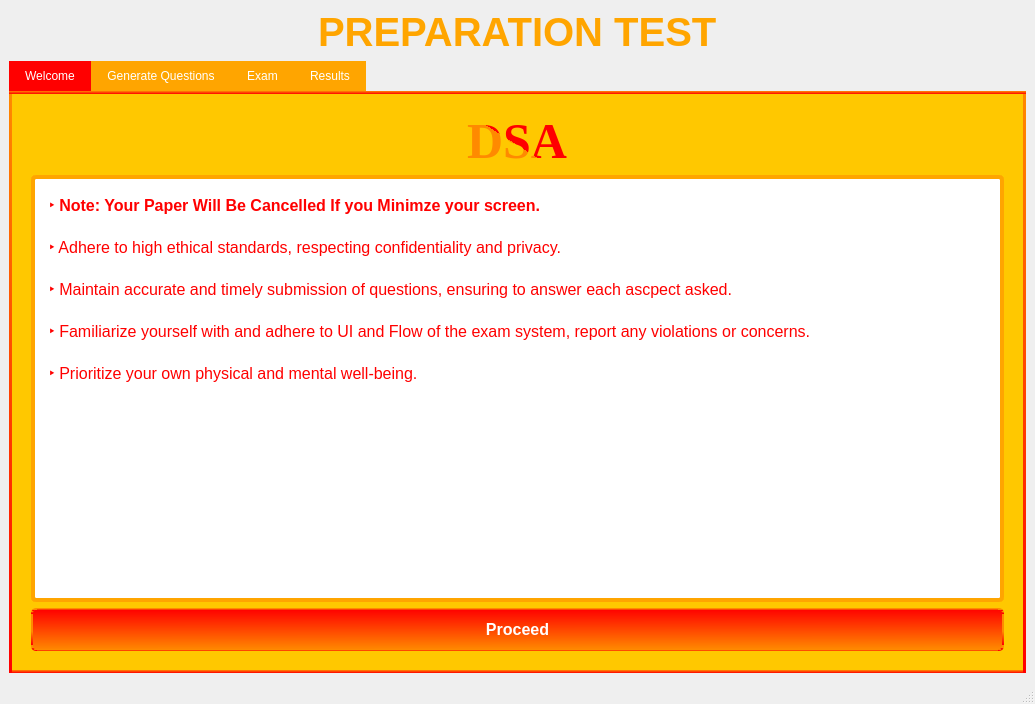
<?xml version="1.0" encoding="UTF-8"?>
<ui version="4.0">
 <class>MainWindow</class>
 <widget class="QMainWindow" name="MainWindow">
  <property name="geometry">
   <rect>
    <x>0</x>
    <y>0</y>
    <width>1035</width>
    <height>704</height>
   </rect>
  </property>
  <property name="windowTitle">
   <string>MainWindow</string>
  </property>
  <widget class="QWidget" name="centralwidget">
   <layout class="QGridLayout" name="gridLayout_5">
    <item row="0" column="0" alignment="Qt::AlignHCenter">
     <widget class="QLabel" name="label">
      <property name="font">
       <font>
        <family>Segoe UI</family>
        <pointsize>-1</pointsize>
        <bold>true</bold>
       </font>
      </property>
      <property name="styleSheet">
       <string notr="true">QLabel {
    color: orange;
    font-size: 40px; 
    font-weight: bold;
    font-family: 'Segoe UI', Tahoma, Geneva, Verdana, sans-serif; 
}

QLabel:hover {
    color:red;
    text-decoration: underline; 
    cursor: pointer; 
}

QLabel {
    text-shadow: 2px 2px 4px rgba(0, 0, 0, 0.3); =-
}
</string>
      </property>
      <property name="text">
       <string>PREPARATION TEST</string>
      </property>
     </widget>
    </item>
    <item row="1" column="0">
     <widget class="QTabWidget" name="tabWidget">
      <property name="styleSheet">
       <string notr="true">QTabWidget {
    ; /* Set the background color to a shade of blue */
	background-color: qlineargradient(spread:pad, x1:0.551545, y1:0, x2:0.500136, y2:1, stop:0 rgba(255, 138, 0, 255), stop:1 rgba(255, 0, 0, 255));
    color: #ffffff; /* Set the text color to white */
    /* Set the font family */
	font: italic 11pt &quot;Harlow Solid Italic&quot;;
}

/* Apply styles to the individual tabs */
QTabBar::tab {
    background-color:orange; /* Set the background color for each tab */
    color: #ffffff; /* Set the text color for each tab */
    padding: 8px 16px; /* Add padding to the tabs for better spacing */
}

/* Apply styles to the selected tab */
QTabBar::tab:selected {
    background-color:red; /* Set a different color for the selected tab */
}

/* Apply styles to the content area of the tabs */
QTabWidget::pane {
    border: 3px solid qlineargradient(spread:pad, x1:0.551545, y1:0, x2:0.500136, y2:1, stop:0 rgba(255, 138, 0, 255), stop:1 rgba(255, 0, 0, 255)); /* Add a border around the content area */
    background-color: rgb(255, 200, 0); /* Set the background color for the content area */
    padding: 10px; /* Add padding to the content area for better spacing */
}
</string>
      </property>
      <property name="currentIndex">
       <number>0</number>
      </property>
      <property name="elideMode">
       <enum>Qt::ElideNone</enum>
      </property>
      <widget class="QWidget" name="tab_5">
       <attribute name="title">
        <string>Welcome</string>
       </attribute>
       <layout class="QGridLayout" name="gridLayout">
        <item row="2" column="0">
         <widget class="QPushButton" name="pushButton">
          <property name="styleSheet">
           <string notr="true">QPushButton
{
; 
	background-color: qlineargradient(spread:pad, x1:0.472, y1:1, x2:0.449, y2:0, stop:0 rgba(255, 138, 0, 255), stop:1 rgba(255, 0, 0, 255));
color: rgb(255, 255, 255); 
border: 2px solid qlineargradient(spread:pad, x1:0.511773, y1:0.5625, x2:0.494455, y2:0.96, stop:0 rgba(255, 138, 0, 255), stop:1 rgba(255, 0, 0, 255));
border-radius: 5px; 
padding: 10px 10px; 
font-size: 16px;
font-weight: bold;
cursor: pointer; 
}
QPushButton::hover
{
    background-color:rgb(219, 235, 255);

}</string>
          </property>
          <property name="text">
           <string>Proceed</string>
          </property>
         </widget>
        </item>
        <item row="0" column="0" alignment="Qt::AlignHCenter">
         <widget class="QLabel" name="label_4">
          <property name="font">
           <font>
            <family>Times New Roman</family>
            <pointsize>-1</pointsize>
            <bold>true</bold>
           </font>
          </property>
          <property name="styleSheet">
           <string notr="true">QLabel {
	color: qlineargradient(spread:pad, x1:0.511773, y1:0.5625, x2:0.522864, y2:0.545, stop:0 rgba(255, 138, 0, 255), stop:1 rgba(255, 0, 0, 255)) ;
font-size: 50px; 
font-weight: bold;
}


</string>
          </property>
          <property name="text">
           <string>DSA</string>
          </property>
         </widget>
        </item>
        <item row="1" column="0">
         <widget class="QTextBrowser" name="textBrowser_3">
          <property name="styleSheet">
           <string notr="true">QTextBrowser
{
background-color: rgb(255, 255, 255); 
color: red; 
border: 4 solid orange;
border-radius: 5px; 
padding: 10px 10px; 
font-size: 16px;
font-weight: bold;
font: 350 11pt &quot;Segoe UI&quot;;
}


</string>
          </property>
          <property name="html">
           <string>&lt;!DOCTYPE HTML PUBLIC &quot;-//W3C//DTD HTML 4.0//EN&quot; &quot;http://www.w3.org/TR/REC-html40/strict.dtd&quot;&gt;
&lt;html&gt;&lt;head&gt;&lt;meta name=&quot;qrichtext&quot; content=&quot;1&quot; /&gt;&lt;meta charset=&quot;utf-8&quot; /&gt;&lt;style type=&quot;text/css&quot;&gt;
p, li { white-space: pre-wrap; }
hr { height: 1px; border-width: 0; }
li.unchecked::marker { content: &quot;\2610&quot;; }
li.checked::marker { content: &quot;\2612&quot;; }
&lt;/style&gt;&lt;/head&gt;&lt;body style=&quot; font-family:'Segoe UI'; font-size:11pt; font-weight:350; font-style:normal;&quot;&gt;
&lt;p style=&quot; margin-top:0px; margin-bottom:0px; margin-left:0px; margin-right:0px; -qt-block-indent:0; text-indent:0px;&quot;&gt;&lt;span style=&quot; font-family:'Tahoma','sans-serif'; font-size:16px; font-weight:400;&quot;&gt;‣&lt;/span&gt;&lt;span style=&quot; font-size:16px; font-weight:400;&quot;&gt; &lt;/span&gt;&lt;span style=&quot; font-size:16px; font-weight:700;&quot;&gt;Note: Your Paper Will Be Cancelled If you Minimze your screen.&lt;/span&gt;&lt;/p&gt;
&lt;p style=&quot;-qt-paragraph-type:empty; margin-top:0px; margin-bottom:0px; margin-left:0px; margin-right:0px; -qt-block-indent:0; text-indent:0px; font-size:16px; font-weight:400;&quot;&gt;&lt;br /&gt;&lt;/p&gt;
&lt;p style=&quot; margin-top:0px; margin-bottom:0px; margin-left:0px; margin-right:0px; -qt-block-indent:0; text-indent:0px;&quot;&gt;&lt;span style=&quot; font-family:'Tahoma','sans-serif'; font-size:16px; font-weight:400;&quot;&gt;‣&lt;/span&gt;&lt;span style=&quot; font-size:16px; font-weight:400;&quot;&gt; Adhere to high ethical standards, respecting confidentiality and privacy.&lt;/span&gt;&lt;/p&gt;
&lt;p style=&quot;-qt-paragraph-type:empty; margin-top:0px; margin-bottom:0px; margin-left:0px; margin-right:0px; -qt-block-indent:0; text-indent:0px; font-size:16px; font-weight:400;&quot;&gt;&lt;br /&gt;&lt;/p&gt;
&lt;p style=&quot; margin-top:0px; margin-bottom:0px; margin-left:0px; margin-right:0px; -qt-block-indent:0; text-indent:0px;&quot;&gt;&lt;span style=&quot; font-family:'Tahoma','sans-serif'; font-size:16px; font-weight:400;&quot;&gt;‣&lt;/span&gt;&lt;span style=&quot; font-size:16px; font-weight:400;&quot;&gt; Maintain accurate and timely submission of questions, ensuring to answer each ascpect asked.&lt;/span&gt;&lt;/p&gt;
&lt;p style=&quot;-qt-paragraph-type:empty; margin-top:0px; margin-bottom:0px; margin-left:0px; margin-right:0px; -qt-block-indent:0; text-indent:0px; font-size:16px; font-weight:400;&quot;&gt;&lt;br /&gt;&lt;/p&gt;
&lt;p style=&quot; margin-top:0px; margin-bottom:0px; margin-left:0px; margin-right:0px; -qt-block-indent:0; text-indent:0px;&quot;&gt;&lt;span style=&quot; font-family:'Tahoma','sans-serif'; font-size:16px; font-weight:400;&quot;&gt;‣&lt;/span&gt;&lt;span style=&quot; font-size:16px; font-weight:400;&quot;&gt; Familiarize yourself with and adhere to UI and Flow of the exam system, report any violations or concerns.&lt;/span&gt;&lt;/p&gt;
&lt;p style=&quot;-qt-paragraph-type:empty; margin-top:0px; margin-bottom:0px; margin-left:0px; margin-right:0px; -qt-block-indent:0; text-indent:0px; font-size:16px; font-weight:400;&quot;&gt;&lt;br /&gt;&lt;/p&gt;
&lt;p style=&quot; margin-top:0px; margin-bottom:0px; margin-left:0px; margin-right:0px; -qt-block-indent:0; text-indent:0px;&quot;&gt;&lt;span style=&quot; font-family:'Tahoma','sans-serif'; font-size:16px; font-weight:400;&quot;&gt;‣&lt;/span&gt;&lt;span style=&quot; font-size:16px; font-weight:400;&quot;&gt; Prioritize your own physical and mental well-being.&lt;/span&gt;&lt;/p&gt;&lt;/body&gt;&lt;/html&gt;</string>
          </property>
         </widget>
        </item>
       </layout>
      </widget>
      <widget class="QWidget" name="tab_6">
       <attribute name="title">
        <string>Generate Questions</string>
       </attribute>
       <layout class="QGridLayout" name="gridLayout_2">
        <item row="0" column="0" colspan="2" alignment="Qt::AlignHCenter">
         <widget class="QLabel" name="label_5">
          <property name="font">
           <font>
            <family>Script</family>
            <pointsize>-1</pointsize>
            <italic>true</italic>
            <bold>true</bold>
           </font>
          </property>
          <property name="styleSheet">
           <string notr="true">QLabel {
	font: 700 italic 54pt &quot;Script&quot;;
color: rgb(255, 255, 255);
font-size: 50px; 
font-weight: bold;
	color: qlineargradient(spread:pad, x1:0.551545, y1:0, x2:0.500136, y2:1, stop:0 rgba(255, 138, 0, 255), stop:1 rgba(255, 0, 0, 255));
}

</string>
          </property>
          <property name="text">
           <string>Questions Generator</string>
          </property>
         </widget>
        </item>
        <item row="1" column="0">
         <layout class="QVBoxLayout" name="verticalLayout_8">
          <item>
           <widget class="QLabel" name="label_37">
            <property name="styleSheet">
             <string notr="true">QLabel {
;
	color: qlineargradient(spread:pad, x1:0.574, y1:0.471591, x2:0.631, y2:0.523, stop:0 rgba(255, 138, 0, 255), stop:1 rgba(255, 0, 0, 255));
font-size: 14px; 
font-weight: bold;
}


</string>
            </property>
            <property name="text">
             <string>DSA TOPIC NAME:</string>
            </property>
           </widget>
          </item>
          <item>
           <widget class="QLineEdit" name="subject_lineEdit_2">
            <property name="styleSheet">
             <string notr="true">QLineEdit
{
background-color:orange;
}
QLineEdit:hover {
    background-color:red; 
}
color: rgb(255, 255, 255);</string>
            </property>
            <property name="text">
             <string/>
            </property>
            <property name="placeholderText">
             <string>Subject Name</string>
            </property>
           </widget>
          </item>
         </layout>
        </item>
        <item row="1" column="1" rowspan="2">
         <layout class="QVBoxLayout" name="verticalLayout_9">
          <item>
           <widget class="QLabel" name="label_47">
            <property name="styleSheet">
             <string notr="true">QLabel {
	
	color: qlineargradient(spread:pad, x1:0.574, y1:0.471591, x2:1, y2:1, stop:0 rgba(255, 138, 0, 255), stop:1 rgba(255, 0, 0, 255));
font-size: 14px; 
font-weight: bold;
}
</string>
            </property>
            <property name="text">
             <string>Generated Questions are</string>
            </property>
           </widget>
          </item>
          <item>
           <widget class="QTextEdit" name="textEdit_4">
            <property name="styleSheet">
             <string notr="true">QTextEdit {
    background-color: rgb(255, 255, 255); 
    border: 2px solid qlineargradient(spread:pad, x1:0.483091, y1:0.170455, x2:0.5, y2:0.994318, stop:0 rgba(255, 138, 0, 255), stop:1 rgba(255, 0, 0, 255)); 
    border-radius: 10px; 
    padding: 2px; 
    font-size: 14 px; 
    color: rgb(0, 0, 0); 
}

QTextEdit:hover {
    background-color:rgb(255, 207, 35);
}

</string>
            </property>
           </widget>
          </item>
         </layout>
        </item>
        <item row="2" column="0">
         <layout class="QVBoxLayout" name="verticalLayout_10">
          <item>
           <widget class="QLabel" name="label_38">
            <property name="styleSheet">
             <string notr="true">QLabel {
	
	color: qlineargradient(spread:pad, x1:0.574, y1:0.471591, x2:1, y2:1, stop:0 rgba(255, 138, 0, 255), stop:1 rgba(255, 0, 0, 255));
font-size: 14px; 
font-weight: bold;
}
</string>
            </property>
            <property name="text">
             <string>Difficulty Level:</string>
            </property>
           </widget>
          </item>
          <item>
           <widget class="QComboBox" name="diff_level_2">
            <property name="styleSheet">
             <string notr="true">QComboBox {
    background-color: rgb(255, 255, 255); 
    border: 2px solid red; 
    border-radius: 5px; 
    padding: 5 px; 
    font-size: 14 px; 
    color: rgb(0, 0, 0); 
}

QComboBox:hover {
    background-color:red; 
}

</string>
            </property>
            <item>
             <property name="text">
              <string/>
             </property>
            </item>
            <item>
             <property name="text">
              <string>Easy</string>
             </property>
            </item>
            <item>
             <property name="text">
              <string>Medium</string>
             </property>
            </item>
            <item>
             <property name="text">
              <string>Hard</string>
             </property>
            </item>
           </widget>
          </item>
         </layout>
        </item>
        <item row="3" column="1">
         <widget class="QPushButton" name="pushButton_2">
          <property name="styleSheet">
           <string notr="true">QPushButton
{
 
	background-color: qlineargradient(spread:pad, x1:0.557, y1:1, x2:0.551591, y2:0.455, stop:0 rgba(255, 255, 255, 255), stop:1 rgba(255, 0, 0, 255));
color: white; 
border: 2px solid rgb(29, 78, 139);
border-radius: 5px; 
padding: 10px 10px; 
font-size: 16px;
font-weight: bold;
cursor: pointer; 
}
QPushButton::hover
{
    
	background-color:orange;

}</string>
          </property>
          <property name="text">
           <string>Generate</string>
          </property>
         </widget>
        </item>
       </layout>
      </widget>
      <widget class="QWidget" name="tab_7">
       <attribute name="title">
        <string>Exam</string>
       </attribute>
       <layout class="QGridLayout" name="gridLayout_3">
        <item row="0" column="0">
         <layout class="QVBoxLayout" name="verticalLayout_11">
          <item>
           <layout class="QVBoxLayout" name="verticalLayout_12">
            <item>
             <widget class="QLabel" name="label_13">
              <property name="font">
               <font>
                <family>Script MT Bold</family>
                <pointsize>-1</pointsize>
                <italic>false</italic>
                <bold>true</bold>
               </font>
              </property>
              <property name="styleSheet">
               <string notr="true">QLabel {
	
	font: 700 48pt &quot;Script MT Bold&quot;;
color: rgb(255, 255, 255);
font-size: 50px; 
font-weight: bold;
	color: qlineargradient(spread:pad, x1:0.551545, y1:0, x2:0.500136, y2:1, stop:0 rgba(255, 138, 0, 255), stop:1 rgba(255, 0, 0, 255));
}

</string>
              </property>
              <property name="text">
               <string>Question</string>
              </property>
             </widget>
            </item>
            <item>
             <widget class="QTextEdit" name="textEdit_5">
              <property name="styleSheet">
               <string notr="true">QTextEdit {
    background-color: rgb(255, 255, 255); 
    border: 2px solid qlineargradient(spread:pad, x1:0.483091, y1:0.170455, x2:0.5, y2:0.994318, stop:0 rgba(255, 138, 0, 255), stop:1 rgba(255, 0, 0, 255)); 
    border-radius: 10px; 
    padding: 2px; 
    font-size: 14 px; 
    color: rgb(0, 0, 0); 
}

QTextEdit:hover {
    background-color:rgb(255, 207, 35);
}

</string>
              </property>
             </widget>
            </item>
           </layout>
          </item>
          <item>
           <layout class="QVBoxLayout" name="verticalLayout_13">
            <item>
             <widget class="QLabel" name="label_14">
              <property name="font">
               <font>
                <family>Small Fonts</family>
                <pointsize>13</pointsize>
                <italic>false</italic>
                <bold>true</bold>
               </font>
              </property>
              <property name="styleSheet">
               <string notr="true">QLabel {
	color: qlineargradient(spread:pad, x1:0.574, y1:0.471591, x2:1, y2:1, stop:0 rgba(255, 138, 0, 255), stop:1 rgba(255, 0, 0, 255));
	font: 700 13pt &quot;Small Fonts&quot;;
}
</string>
              </property>
              <property name="text">
               <string>Remaining Time</string>
              </property>
             </widget>
            </item>
            <item>
             <widget class="QLCDNumber" name="lcdNumber_2">
              <property name="styleSheet">
               <string notr="true">QLCDNumber
{
 background-color: rgb(255, 255, 255); 
	color: rgb(255, 0, 0);
}
QLCDNumber::hover
{
    background-color:rgb(219, 235, 255);

}</string>
              </property>
             </widget>
            </item>
           </layout>
          </item>
         </layout>
        </item>
        <item row="0" column="1" colspan="3">
         <layout class="QVBoxLayout" name="verticalLayout_14">
          <item>
           <widget class="QLabel" name="label_15">
            <property name="font">
             <font>
              <family>Script MT Bold</family>
              <pointsize>-1</pointsize>
              <italic>false</italic>
              <bold>true</bold>
             </font>
            </property>
            <property name="styleSheet">
             <string notr="true">QLabel {
	
	font: 700 48pt &quot;Script MT Bold&quot;;
color: rgb(255, 255, 255);
font-size: 50px; 
font-weight: bold;
	color: qlineargradient(spread:pad, x1:0.551545, y1:0, x2:0.500136, y2:1, stop:0 rgba(255, 138, 0, 255), stop:1 rgba(255, 0, 0, 255));
}

</string>
            </property>
            <property name="text">
             <string>Answer</string>
            </property>
           </widget>
          </item>
          <item>
           <widget class="QTextEdit" name="textEdit_6">
            <property name="styleSheet">
             <string notr="true">QTextEdit {
    background-color: rgb(255, 255, 255); 
    border: 2px solid qlineargradient(spread:pad, x1:0.483091, y1:0.170455, x2:0.5, y2:0.994318, stop:0 rgba(255, 138, 0, 255), stop:1 rgba(255, 0, 0, 255)); 
    border-radius: 10px; 
    padding: 2px; 
    font-size: 14 px; 
    color: rgb(0, 0, 0); 
}

QTextEdit:hover {
    background-color:rgb(255, 207, 35);
}

</string>
            </property>
           </widget>
          </item>
         </layout>
        </item>
        <item row="1" column="1">
         <widget class="QPushButton" name="pushButton_start_2">
          <property name="styleSheet">
           <string notr="true">QPushButton
{
; 
	background-color: qlineargradient(spread:pad, x1:0.472, y1:1, x2:0.449, y2:0, stop:0 rgba(255, 138, 0, 255), stop:1 rgba(255, 0, 0, 255));
color: rgb(255, 255, 255); 
border: 2px solid qlineargradient(spread:pad, x1:0.511773, y1:0.5625, x2:0.494455, y2:0.96, stop:0 rgba(255, 138, 0, 255), stop:1 rgba(255, 0, 0, 255));
border-radius: 5px; 
padding: 10px 10px; 
font-size: 16px;
font-weight: bold;
cursor: pointer; 
}
QPushButton::hover
{
    background-color:rgb(219, 235, 255);

}</string>
          </property>
          <property name="text">
           <string>Start</string>
          </property>
         </widget>
        </item>
        <item row="1" column="2">
         <widget class="QPushButton" name="pushButton_15">
          <property name="font">
           <font>
            <family>Times New Roman</family>
            <pointsize>-1</pointsize>
            <bold>true</bold>
           </font>
          </property>
          <property name="styleSheet">
           <string notr="true">QPushButton
{
; 
	background-color: qlineargradient(spread:pad, x1:0.472, y1:1, x2:0.449, y2:0, stop:0 rgba(255, 138, 0, 255), stop:1 rgba(255, 0, 0, 255));
color: rgb(255, 255, 255); 
border: 2px solid qlineargradient(spread:pad, x1:0.511773, y1:0.5625, x2:0.494455, y2:0.96, stop:0 rgba(255, 138, 0, 255), stop:1 rgba(255, 0, 0, 255));
border-radius: 5px; 
padding: 10px 10px; 
font-size: 16px;
font-weight: bold;
cursor: pointer; 
}
QPushButton::hover
{
    background-color:rgb(219, 235, 255);

}</string>
          </property>
          <property name="text">
           <string>Next</string>
          </property>
         </widget>
        </item>
        <item row="1" column="3">
         <widget class="QPushButton" name="pushButton_14">
          <property name="font">
           <font>
            <family>Times New Roman</family>
            <pointsize>-1</pointsize>
            <bold>true</bold>
           </font>
          </property>
          <property name="styleSheet">
           <string notr="true">QPushButton
{
; 
	background-color: qlineargradient(spread:pad, x1:0.472, y1:1, x2:0.449, y2:0, stop:0 rgba(255, 138, 0, 255), stop:1 rgba(255, 0, 0, 255));
color: rgb(255, 255, 255); 
border: 2px solid qlineargradient(spread:pad, x1:0.511773, y1:0.5625, x2:0.494455, y2:0.96, stop:0 rgba(255, 138, 0, 255), stop:1 rgba(255, 0, 0, 255));
border-radius: 5px; 
padding: 10px 10px; 
font-size: 16px;
font-weight: bold;
cursor: pointer; 
}
QPushButton::hover
{
    background-color:rgb(219, 235, 255);

}</string>
          </property>
          <property name="text">
           <string>Submit</string>
          </property>
         </widget>
        </item>
       </layout>
      </widget>
      <widget class="QWidget" name="tab_8">
       <attribute name="title">
        <string>Results</string>
       </attribute>
       <layout class="QGridLayout" name="gridLayout_4">
        <item row="0" column="0" colspan="2">
         <widget class="QLabel" name="label_25">
          <property name="font">
           <font>
            <family>Script MT Bold</family>
            <pointsize>-1</pointsize>
            <italic>false</italic>
            <bold>true</bold>
           </font>
          </property>
          <property name="styleSheet">
           <string notr="true">QLabel {
	
	font: 700 48pt &quot;Script MT Bold&quot;;
color: rgb(255, 255, 255);
font-size: 50px; 
font-weight: bold;
	color: qlineargradient(spread:pad, x1:0.551545, y1:0, x2:0.500136, y2:1, stop:0 rgba(255, 138, 0, 255), stop:1 rgba(255, 0, 0, 255));
}

</string>
          </property>
          <property name="text">
           <string>Results</string>
          </property>
         </widget>
        </item>
        <item row="1" column="0" colspan="2">
         <widget class="QTableWidget" name="tableWidget_10">
          <property name="font">
           <font>
            <family>Times New Roman</family>
            <pointsize>-1</pointsize>
            <bold>true</bold>
           </font>
          </property>
          <property name="styleSheet">
           <string notr="true">QTableWidget
{
background-color:rgb(255, 188, 32); 
font-color: rgb(21, 50, 88); 
border: 2px solid qlineargradient(spread:pad, x1:0.557, y1:1, x2:0.551591, y2:0.455, stop:0 rgba(255, 148, 55, 255), stop:1 rgba(255, 0, 0, 255));
border-radius: 5px; 
padding: 10px 10px; 
font-size: 16px;
font-weight: bold;
}
QTableWidget:pressed 
{
background-color: ; 
	color: rgb(255, 0, 0);
font-color: rgb(255, 255, 255);
}
</string>
          </property>
          <column>
           <property name="text">
            <string>Subject</string>
           </property>
          </column>
          <column>
           <property name="text">
            <string>Total Marks</string>
           </property>
          </column>
          <column>
           <property name="text">
            <string>Obtained Marks</string>
           </property>
          </column>
          <column>
           <property name="text">
            <string>Difficulty Level</string>
           </property>
          </column>
         </widget>
        </item>
        <item row="2" column="0">
         <widget class="QPushButton" name="pushButton_4">
          <property name="font">
           <font>
            <family>Times New Roman</family>
            <pointsize>-1</pointsize>
            <bold>true</bold>
           </font>
          </property>
          <property name="styleSheet">
           <string notr="true">QPushButton
{
; 
	background-color: qlineargradient(spread:pad, x1:0.472, y1:1, x2:0.449, y2:0, stop:0 rgba(255, 138, 0, 255), stop:1 rgba(255, 0, 0, 255));
color: rgb(255, 255, 255); 
border: 2px solid qlineargradient(spread:pad, x1:0.511773, y1:0.5625, x2:0.494455, y2:0.96, stop:0 rgba(255, 138, 0, 255), stop:1 rgba(255, 0, 0, 255));
border-radius: 5px; 
padding: 10px 10px; 
font-size: 16px;
font-weight: bold;
cursor: pointer; 
}
QPushButton::hover
{
    background-color:rgb(219, 235, 255);

}</string>
          </property>
          <property name="text">
           <string>Refresh</string>
          </property>
         </widget>
        </item>
        <item row="2" column="1">
         <widget class="QPushButton" name="pushButton_3">
          <property name="styleSheet">
           <string notr="true">QPushButton
{
; 
	background-color: qlineargradient(spread:pad, x1:0.472, y1:1, x2:0.449, y2:0, stop:0 rgba(255, 138, 0, 255), stop:1 rgba(255, 0, 0, 255));
color: rgb(255, 255, 255); 
border: 2px solid qlineargradient(spread:pad, x1:0.511773, y1:0.5625, x2:0.494455, y2:0.96, stop:0 rgba(255, 138, 0, 255), stop:1 rgba(255, 0, 0, 255));
border-radius: 5px; 
padding: 10px 10px; 
font-size: 16px;
font-weight: bold;
cursor: pointer; 
}
QPushButton::hover
{
    background-color:rgb(219, 235, 255);

}</string>
          </property>
          <property name="text">
           <string>Exit</string>
          </property>
         </widget>
        </item>
       </layout>
      </widget>
     </widget>
    </item>
   </layout>
  </widget>
  <widget class="QMenuBar" name="menubar">
   <property name="geometry">
    <rect>
     <x>0</x>
     <y>0</y>
     <width>1035</width>
     <height>17</height>
    </rect>
   </property>
  </widget>
  <widget class="QStatusBar" name="statusbar"/>
 </widget>
 <resources/>
 <connections/>
</ui>
